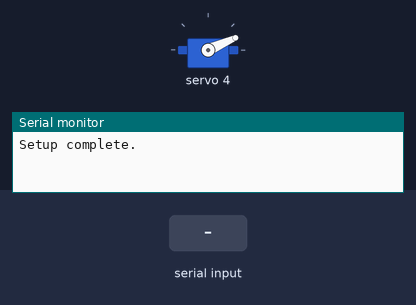
The sketch below on a simulated Arduino Uno, built with avr-gcc and run on an emulated ATmega328P. Shown: servo, the last lines printed to the serial monitor. The test bench sets the inputs (shaded band).

Above: at 1.2 s.
1.3 s: "s" received over Serial
At 4.2 s:
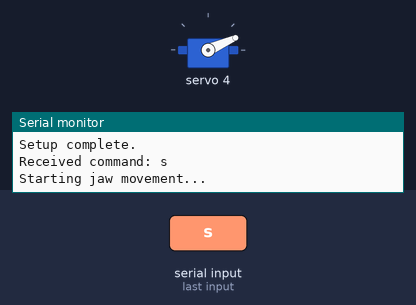
4.3 s: "e" received over Serial
At 4.9 s:
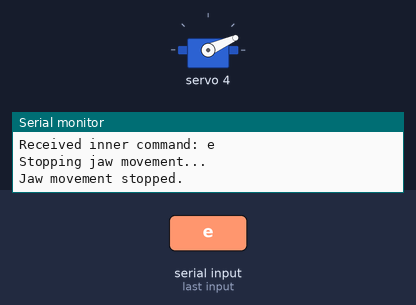
Timing chart, 0 to 7.3 s (numbered marks = the images above; inputs shaded):
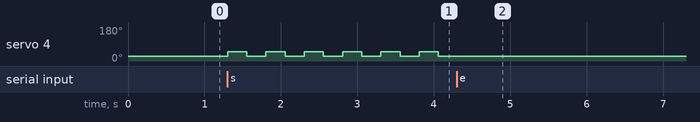

Measured:
- after the input at 1.3 s, servo 4: alternates 49° for 0.25 s and 24° for 0.25 s, starting at once
- after the input at 4.3 s, servo 4: stops changing and stays 24°

The sketch:

jaw.ino
```cpp
#include <Wire.h>
#include <Adafruit_PWMServoDriver.h>

Adafruit_PWMServoDriver pwm = Adafruit_PWMServoDriver();

#define SERVO_PIN 4  // The PWM pin the servo is attached to
#define PWM_FREQ 50 // Frequency in Hz suitable for servo control

// Define variables for servo control
uint16_t PULSE_START = 800; // Start pulse length (e.g., slow speed in one direction)
uint16_t PULSE_END = 1050;   // End pulse length (e.g., slow speed in the opposite direction)
uint16_t PULSE_STOP = 1500;  // Neutral pulse length for stopping the servo

// Converts pulse length in microseconds to 12-bit PWM value
uint16_t pulseLengthToPWM(uint16_t microseconds) {
    return map(microseconds, 0, 20000, 0, 4096);
}

void setup() {
  Serial.begin(9600);
  pwm.begin();
  pwm.setPWMFreq(PWM_FREQ);
  pwm.setPWM(SERVO_PIN, 0, pulseLengthToPWM(PULSE_START));
  Serial.println("Setup complete.");
}

void loop() {
   if (Serial.available() > 0) {
    char command = Serial.read(); // Read the incoming command
    Serial.print("Received command: "); Serial.println(command); // Debug print

    if (command == 's') { // Start movement
      Serial.println("Starting jaw movement...");
      while (true) {
        // Check for stop command continuously within the loop
        if (Serial.available() > 0) {
          char innerCommand = Serial.read();
          Serial.print("Received inner command: "); Serial.println(innerCommand); // Debug print
          if (innerCommand == 'e') {
            Serial.println("Stopping jaw movement...");
            break; // Exit inner loop
          }
        }

        pwm.setPWM(SERVO_PIN, 0, pulseLengthToPWM(PULSE_END));
        delay(250);
        pwm.setPWM(SERVO_PIN, 0, pulseLengthToPWM(PULSE_START));
        delay(250);
      }
      pwm.setPWM(SERVO_PIN, 0, pulseLengthToPWM(PULSE_START)); // Return to initial position
      Serial.println("Jaw movement stopped.");
    }
  }
}
```
